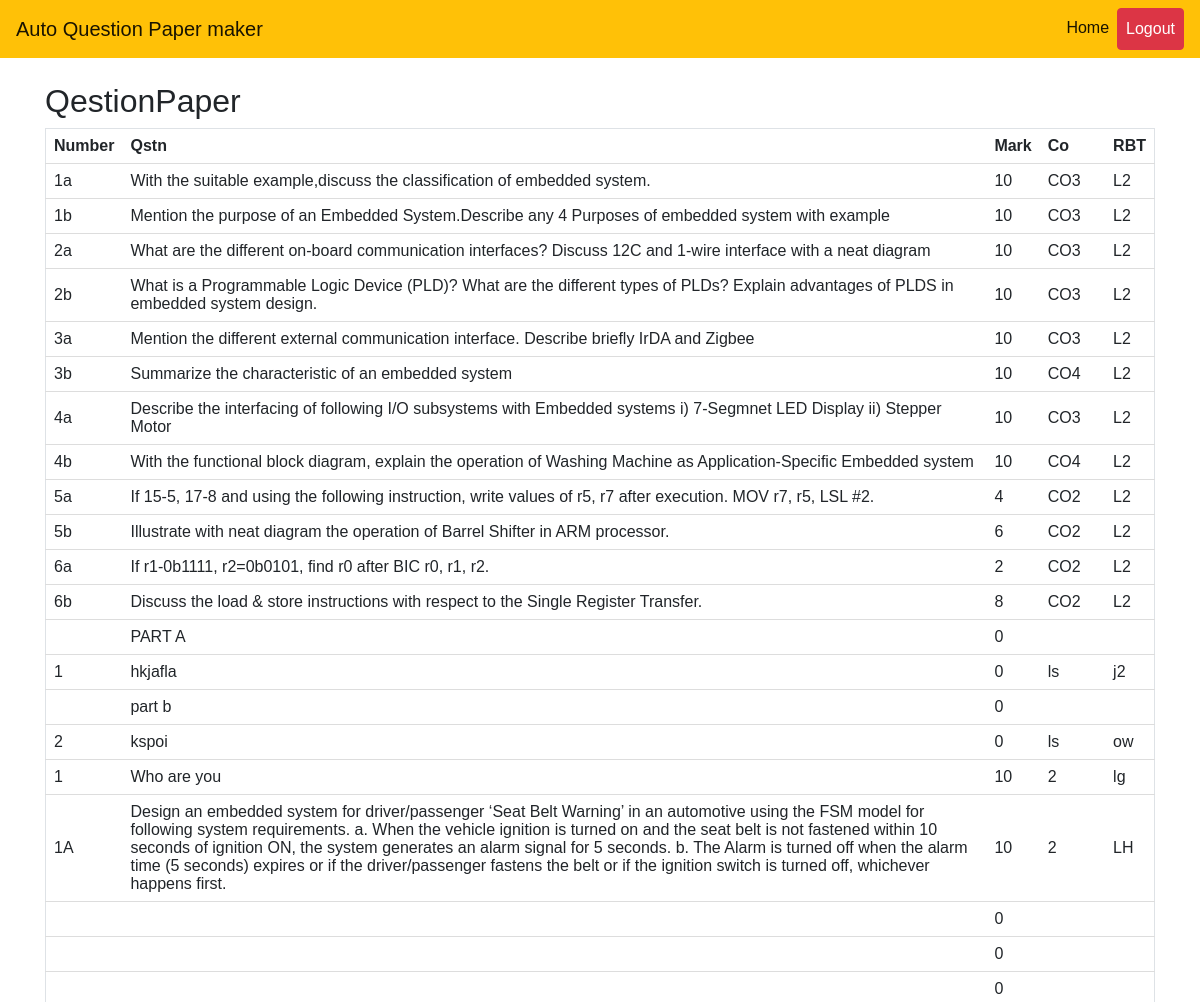
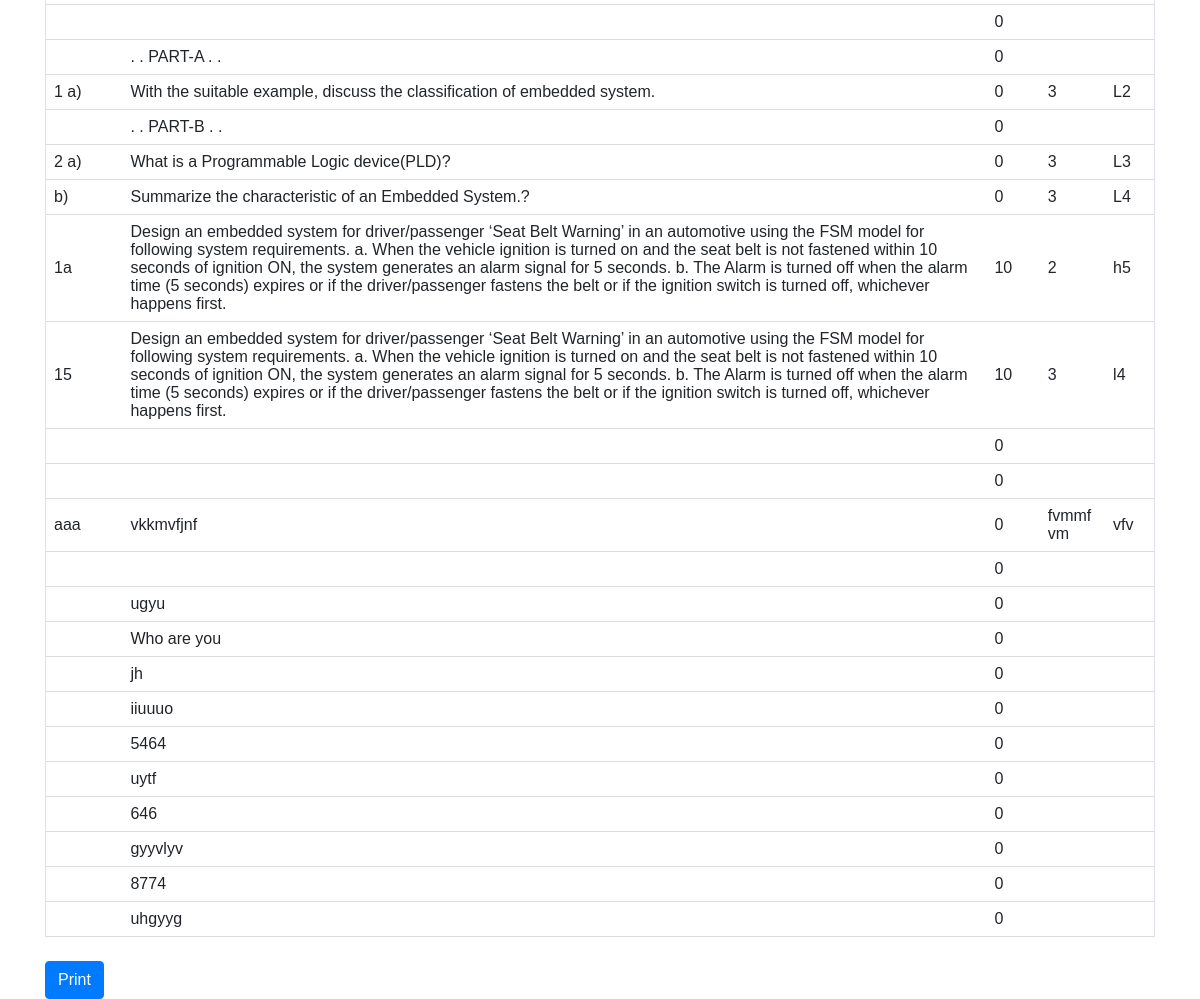
/admin/viewquestion.php, run on the app's committed database (2 pictures, top to bottom).
### tables this page shows
CREATE TABLE `qstn` (
  `id` int(11) NOT NULL,
  `no` varchar(11) NOT NULL,
  `question` varchar(1000) NOT NULL,
  `mark` int(11) NOT NULL,
  `co` varchar(11) NOT NULL,
  `rbt` varchar(11) NOT NULL
);

### admin/viewquestion.php (the view, shortened to what this page needs)
<?php
include('header.php');
?>
<?php
include('../includes/connect.php');
  $sql = "select * from qstn ";
    $result = ($db->query($sql));
    $row = [];
    if ($result->num_rows > 0)
    {
        $row = $result->fetch_all(MYSQLI_ASSOC);
    }
    ?>
<!DOCTYPE html>
<html>
<head>
</head>
<body>
 <br>
  <div class="container">
<div class="row">
<h2 class="col-2">QestionPaper</h2>
</div>
<table class="border ">
  <tr>
    <th>Number</th>
    <th>Qstn</th>
    <th>Mark</th>
    <th>Co</th>
     <th>RBT</th>
  </tr>
  <tbody>
                <?php
               if(!empty($row))
               foreach($row as $rows)
              {
            ?>
  <tr>
    <td><?php echo $rows['no']; ?></td>
    <td><?php echo $rows['question']; ?></td>
    <td><?php echo $rows['mark']; ?></td>
       <td><?php echo $rows['co']; ?></td>
              <td><?php echo $rows['rbt']; ?></td>
  </tr>
    <?php
            } ?>
  </tbody>
</table>
<br>
<input type="button" class="btn btn-primary" value="Print" onclick="printPage();"></input>
</div>
</body>
</html>

### admin/header.php (shortened to what this page needs)
<link href="//maxcdn.bootstrapcdn.com/bootstrap/4.1.1/css/bootstrap.min.css" rel="stylesheet" id="bootstrap-css">
<div class="">
  <nav class="navbar navbar-expand-lg navbar-light bg-warning ">
        <a class="navbar-brand" href="#">Auto Question Paper maker</a>
        <div class="collapse navbar-collapse" id="navbarSupportedContent">
            <ul class="navbar-nav ml-auto topnav">
                <li class="nav-item active">
                    <a class="nav-link" href="adminhome.php">Home <span class="sr-only">(current)</span></a>
                </li>
                <li class="nav-item">
                    <a class="nav-link btn btn-danger text-white" type="button" href="logout.php" data-toggle="modal" >Logout</a>
                </li>
            </ul>
        </div>
    </nav>
</div>

### admin/header.php (style rules this page uses)
body { font-family: 'Trebuchet MS', sans-serif; }

### admin/viewquestion.php (style rules this page uses)
table { border-collapse: collapse; width: 100%; }
th, td { padding: 8px; text-align: left; border-bottom: 1px solid #DDD; }

### data on the page
qstn: no "1a", question "With the suitable example,discuss the classification of embedded system.", mark "10", co "CO3", rbt "L2"
qstn: no "1b", question "Mention the purpose of an Embedded System.Describe any 4 Purposes of embedded system with example", mark "10", co "CO3", rbt "L2"
qstn: no "2a", question "What are the different on-board communication interfaces? Discuss 12C and 1-wire interface with a neat diagram", mark "10", co "CO3", rbt "L2"
qstn: no "2b", question "What is a Programmable Logic Device (PLD)? What are the different types of PLDs? Explain advantages of PLDS in embedded system design.", mark "10", co "CO3", rbt "L2"
qstn: no "3a", question "Mention the different external communication interface. Describe briefly IrDA and Zigbee", mark "10", co "CO3", rbt "L2"
qstn: no "3b", question "Summarize the characteristic of an embedded system", mark "10", co "CO4", rbt "L2"
qstn: no "4a", question "Describe the interfacing of following I/O subsystems with Embedded systems i) 7-Segmnet LED Display ii) Stepper Motor", mark "10", co "CO3", rbt "L2"
qstn: no "4b", question "With the functional block diagram, explain the operation of Washing Machine as Application-Specific Embedded system", mark "10", co "CO4", rbt "L2"
qstn: no "5a", question "If 15-5, 17-8 and using the following instruction, write values of r5, r7 after execution. MOV r7, r5, LSL #2.", mark "4", co "CO2", rbt "L2"
qstn: no "5b", question "Illustrate with neat diagram the operation of Barrel Shifter in ARM processor.", mark "6", co "CO2", rbt "L2"
qstn: no "6a", question "If r1-0b1111, r2=0b0101, find r0 after BIC r0, r1, r2.", mark "2", co "CO2", rbt "L2"
qstn: no "6b", question "Discuss the load & store instructions with respect to the Single Register Transfer.", mark "8", co "CO2", rbt "L2"
qstn: question "PART A", mark "0"
qstn: no "1", question "hkjafla", mark "0", co "ls", rbt "j2"
qstn: question "part b", mark "0"
qstn: no "2", question "kspoi", mark "0", co "ls", rbt "ow"
qstn: no "1", question "Who are you", mark "10", co "2", rbt "lg"
qstn: no "1A", question "Design an embedded system for driver/passenger ‘Seat Belt Warning’ in an automotive using the FSM model for following system requirements. a. When the vehicle ignition is turned on and the seat belt is not fastened within 10 seconds of ignition ON, the system generates an alarm signal for 5 seconds. b. The Alarm is turned off when the alarm time (5 seconds) expires or if the driver/passenger fastens the belt or if the ignition switch is turned off, whichever happens first.", mark "10", co "2", rbt "LH"
qstn: mark "0"
qstn: mark "0"
qstn: mark "0"
qstn: mark "0"
qstn: question ". . PART-A . .", mark "0"
qstn: no "1 a)", question "With the suitable example, discuss the classification of embedded system.", mark "0", co "3", rbt "L2"
qstn: question ". . PART-B . .", mark "0"
qstn: no "2 a)", question "What is a Programmable Logic device(PLD)?", mark "0", co "3", rbt "L3"
qstn: no "b)", question "Summarize the characteristic of an Embedded System.?", mark "0", co "3", rbt "L4"
qstn: no "1a", question "Design an embedded system for driver/passenger ‘Seat Belt Warning’ in an automotive using the FSM model for following system requirements. a. When the vehicle ignition is turned on and the seat belt is not fastened within 10 seconds of ignition ON, the system generates an alarm signal for 5 seconds. b. The Alarm is turned off when the alarm time (5 seconds) expires or if the driver/passenger fastens the belt or if the ignition switch is turned off, whichever happens first.", mark "10", co "2", rbt "h5"
qstn: no "15", question "Design an embedded system for driver/passenger ‘Seat Belt Warning’ in an automotive using the FSM model for following system requirements. a. When the vehicle ignition is turned on and the seat belt is not fastened within 10 seconds of ignition ON, the system generates an alarm signal for 5 seconds. b. The Alarm is turned off when the alarm time (5 seconds) expires or if the driver/passenger fastens the belt or if the ignition switch is turned off, whichever happens first.", mark "10", co "3", rbt "l4"
qstn: mark "0"
qstn: mark "0"
qstn: no "aaa", question "vkkmvfjnf", mark "0", co "fvmmf vm", rbt "vfv"
qstn: mark "0"
qstn: question "ugyu", mark "0"
qstn: question "Who are you", mark "0"
qstn: question "jh", mark "0"
qstn: question "iiuuuo", mark "0"
qstn: question "5464", mark "0"
qstn: question "uytf", mark "0"
qstn: question "646", mark "0"
qstn: question "gyyvlyv", mark "0"
qstn: question "8774", mark "0"
qstn: question "uhgyyg", mark "0"
